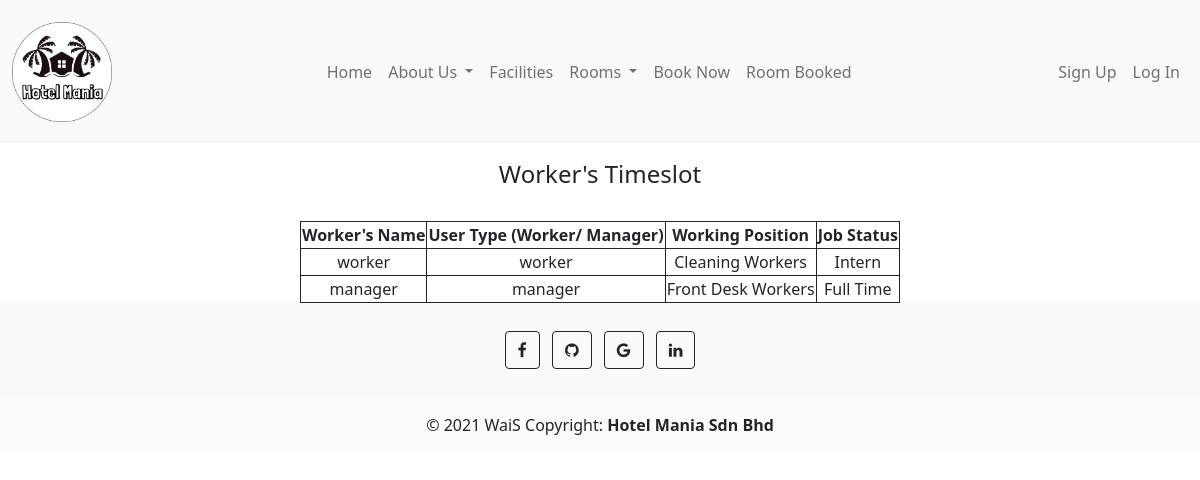
/timeslot.php, run on the app's committed database.
### tables this page shows
CREATE TABLE `workerdb` (
  `workerId` int(11) NOT NULL,
  `fullName` varchar(144) NOT NULL,
  `jobStatus` enum('Full Time','Part Time','Intern') NOT NULL,
  `userType` enum('worker','customer','manager') NOT NULL,
  `workPosition` enum('Cleaning Workers','Front Desk Workers') NOT NULL,
  `userId` int(11) NOT NULL
);

### backend/config.php (called while the page is built)
<?php
require_once "product_db.php";
$product_db = new product_db();
?>

### backend/product_db.php (called while the page is built, shortened)
<?php
require_once "DBController.php";
class product_db extends DBController{
    function getWorkerInformation()
    {
        $query = "SELECT * FROM workerdb";
        $productResult = $this->getDBResult($query);
        return $productResult;
    }
}
?>

### backend/DBController.php (called while the page is built, shortened)
<?php
class DBController
{
    private $host = "localhost";
    private $user = "root";
    private $password = "";
    private $database = "hotel_mania";
    private static $conn;
    function __construct()
    {
        $this->conn = mysqli_connect($this->host, $this->user, $this->password, $this->database);
    }
    function getDBResult($query, $params = array())
    {
        $sql_statement = $this->conn->prepare($query);
        $sql_statement->execute();
        $result = $sql_statement->get_result();
        if ($result->num_rows > 0) {
            while ($row = $result->fetch_assoc()) {
                $resultset[] = $row;
            }
        }
        if (! empty($resultset)) {
            return $resultset;
        }
    }
}

### timeslot.php (the view, shortened to what this page needs)
<?php require_once "backend/config.php"; ?>
<!DOCTYPE html>
<html lang="en">
<head>
    <link href="https://cdn.jsdelivr.net/npm/bootstrap@5.1.1/dist/css/bootstrap.min.css" rel="stylesheet">
    <link rel="stylesheet" href="https://cdn.jsdelivr.net/npm/bootstrap-icons@1.6.0/font/bootstrap-icons.css">
    <link href="css/timeslot.css" type="text/css" rel="stylesheet" />
</head>
<?php include 'include_php/header.php';?>
<h4>Worker's Timeslot</h4>
<table style="margin-left: auto; margin-right: auto; border: 1px solid;border-collapse: collapse; width: 50%;">
        <tr>
            <td style="border: 1px solid;text-align: center;"><b> Worker's Name<b> </td>
            <td style="border: 1px solid;text-align: center;"><b> User Type (Worker/ Manager) <b> </td>
            <td style="border: 1px solid;text-align: center;"><b> Working Position<b> </td>
            <td style="border: 1px solid;text-align: center;"><b> Job Status <b> </td>
        </tr>
        <?php
        $query = "SELECT * FROM workerdb";
        $product_array = $product_db->getWorkerInformation($query);
        if (!empty($product_array)) {
            foreach ($product_array as $key => $value) {
                ?>
        <tr>
            <td style="border: 1px solid;text-align: center;"><?php echo $product_array[$key]["fullName"]; ?></td>
            <td style="border: 1px solid;text-align: center;"><?php echo $product_array[$key]["userType"]; ?></td>
            <td style="border: 1px solid;text-align: center;"><?php echo $product_array[$key]["workPosition"]; ?></td>
            <td style="border: 1px solid;text-align: center;"><?php echo $product_array[$key]["jobStatus"]; ?></td>
        <?php }}?>
    </table>
<body>
<?php include 'include_php/footer.php';?>
</body>
</html>

### css/timeslot.css (style rules this page uses)
html body { padding-top: 10em; }
h4 { text-align: center; padding-bottom: 1em; }

### data on the page
workerdb: fullName "worker", userType "worker", workPosition "Cleaning Workers", jobStatus "Intern"
workerdb: fullName "manager", userType "manager", workPosition "Front Desk Workers", jobStatus "Full Time"
